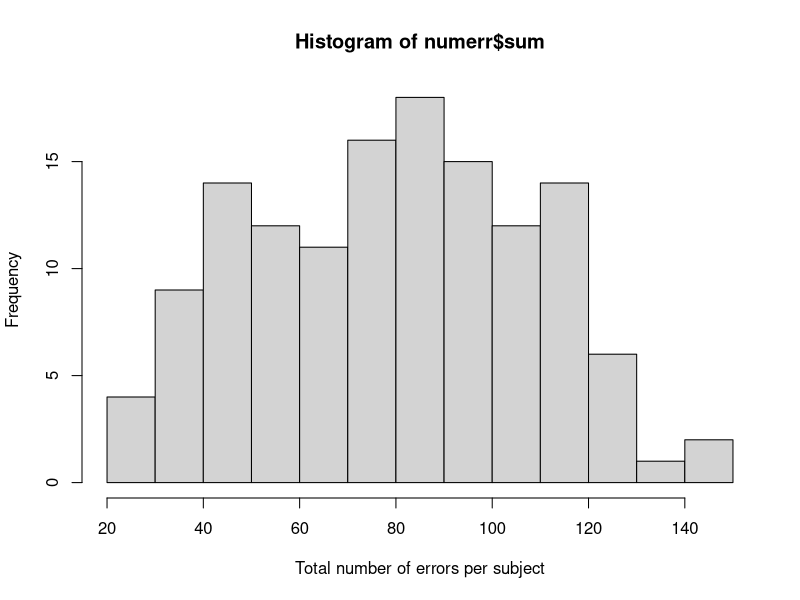
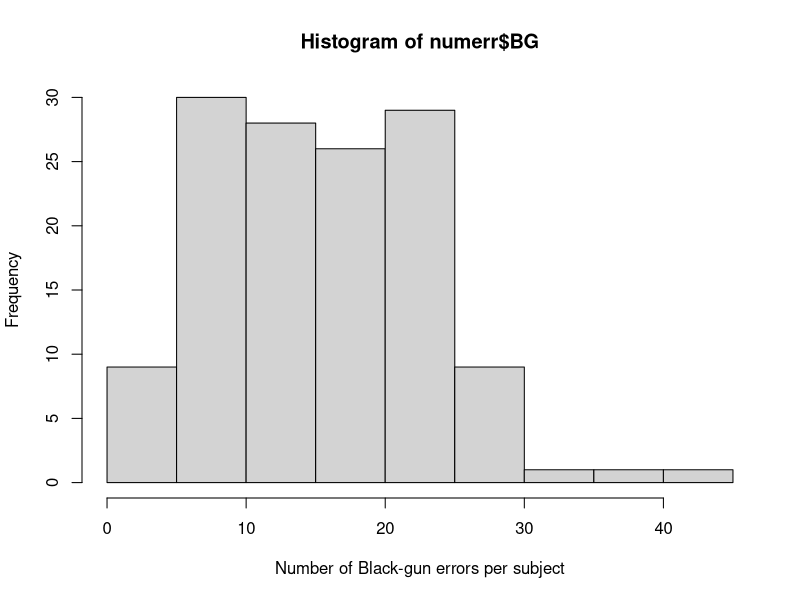
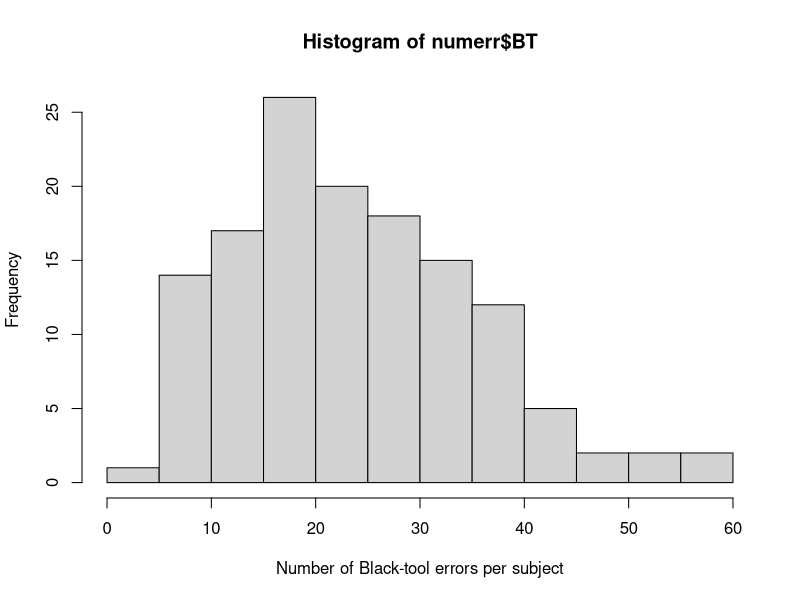
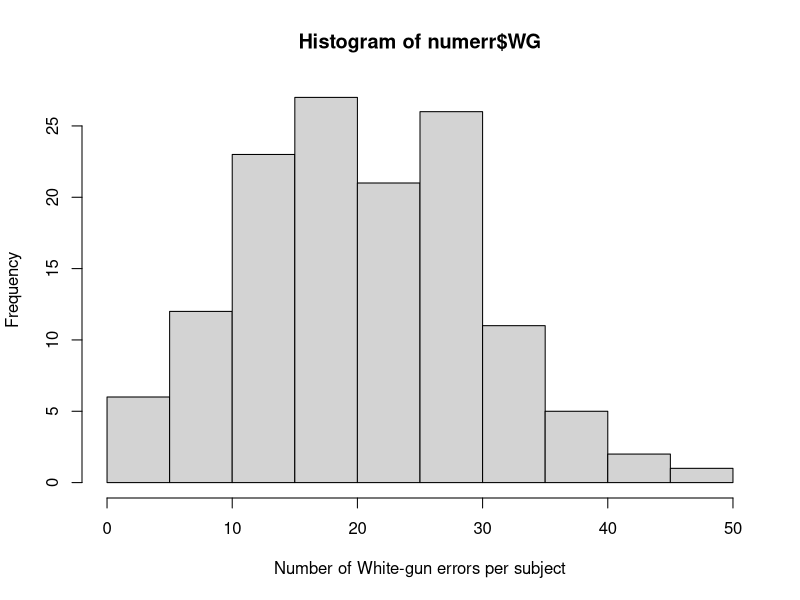
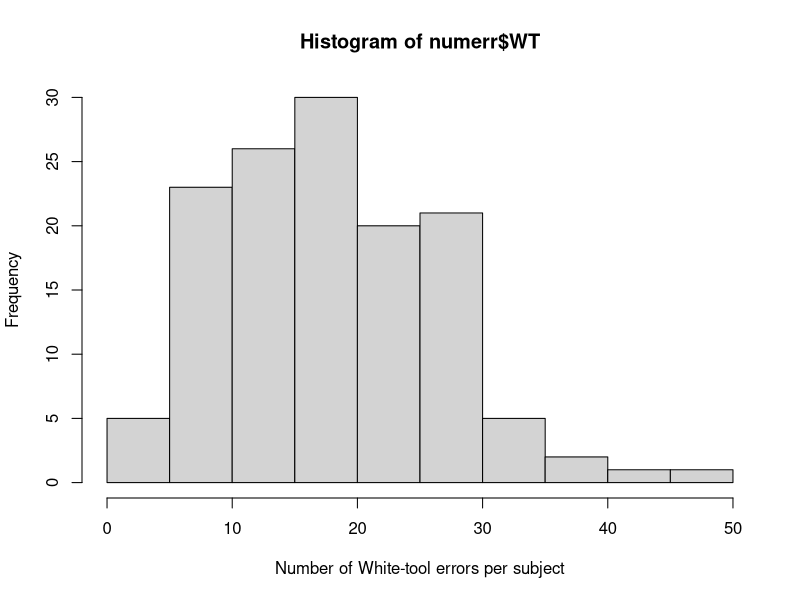

These charts were generated, in order, by the following R code:
require(ggplot2)

# Look at number of errors committed by each subject

numerr = read.delim("EFbias data/ErrorsPerCondition.txt")

hist(numerr$sum, xlab = "Total number of errors per subject")
hist(numerr$BG, xlab = "Number of Black-gun errors per subject")
hist(numerr$BT, xlab = "Number of Black-tool errors per subject")
hist(numerr$WG, xlab = "Number of White-gun errors per subject")
hist(numerr$WT, xlab = "Number of White-tool errors per subject")

